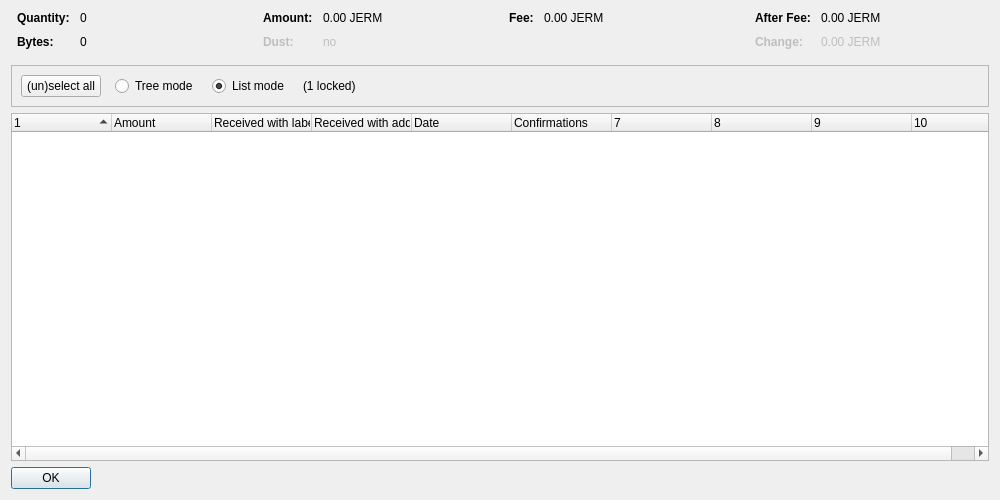
<?xml version="1.0" encoding="UTF-8"?>
<ui version="4.0">
 <class>CoinControlDialog</class>
 <widget class="QDialog" name="CoinControlDialog">
  <property name="geometry">
   <rect>
    <x>0</x>
    <y>0</y>
    <width>1000</width>
    <height>500</height>
   </rect>
  </property>
  <property name="windowTitle">
   <string>Coin Selection</string>
  </property>
  <layout class="QVBoxLayout" name="verticalLayout">
   <item>
    <layout class="QHBoxLayout" name="horizontalLayoutTop" stretch="0,0,0,0">
     <property name="topMargin">
      <number>0</number>
     </property>
     <property name="bottomMargin">
      <number>10</number>
     </property>
     <item>
      <layout class="QFormLayout" name="formLayoutCoinControl1">
       <property name="horizontalSpacing">
        <number>10</number>
       </property>
       <property name="verticalSpacing">
        <number>10</number>
       </property>
       <property name="leftMargin">
        <number>6</number>
       </property>
       <property name="rightMargin">
        <number>6</number>
       </property>
       <item row="0" column="0">
        <widget class="QLabel" name="labelCoinControlQuantityText">
         <property name="font">
          <font>
           <weight>75</weight>
           <bold>true</bold>
          </font>
         </property>
         <property name="text">
          <string>Quantity:</string>
         </property>
        </widget>
       </item>
       <item row="0" column="1">
        <widget class="QLabel" name="labelCoinControlQuantity">
         <property name="cursor">
          <cursorShape>IBeamCursor</cursorShape>
         </property>
         <property name="contextMenuPolicy">
          <enum>Qt::ActionsContextMenu</enum>
         </property>
         <property name="text">
          <string notr="true">0</string>
         </property>
         <property name="textInteractionFlags">
          <set>Qt::LinksAccessibleByMouse|Qt::TextSelectableByKeyboard|Qt::TextSelectableByMouse</set>
         </property>
        </widget>
       </item>
       <item row="1" column="0">
        <widget class="QLabel" name="labelCoinControlBytesText">
         <property name="font">
          <font>
           <weight>75</weight>
           <bold>true</bold>
          </font>
         </property>
         <property name="text">
          <string>Bytes:</string>
         </property>
        </widget>
       </item>
       <item row="1" column="1">
        <widget class="QLabel" name="labelCoinControlBytes">
         <property name="cursor">
          <cursorShape>IBeamCursor</cursorShape>
         </property>
         <property name="contextMenuPolicy">
          <enum>Qt::ActionsContextMenu</enum>
         </property>
         <property name="text">
          <string notr="true">0</string>
         </property>
         <property name="textInteractionFlags">
          <set>Qt::LinksAccessibleByMouse|Qt::TextSelectableByKeyboard|Qt::TextSelectableByMouse</set>
         </property>
        </widget>
       </item>
      </layout>
     </item>
     <item>
      <layout class="QFormLayout" name="formLayoutCoinControl2">
       <property name="horizontalSpacing">
        <number>10</number>
       </property>
       <property name="verticalSpacing">
        <number>10</number>
       </property>
       <property name="leftMargin">
        <number>6</number>
       </property>
       <property name="rightMargin">
        <number>6</number>
       </property>
       <item row="0" column="0">
        <widget class="QLabel" name="labelCoinControlAmountText">
         <property name="font">
          <font>
           <weight>75</weight>
           <bold>true</bold>
          </font>
         </property>
         <property name="text">
          <string>Amount:</string>
         </property>
        </widget>
       </item>
       <item row="0" column="1">
        <widget class="QLabel" name="labelCoinControlAmount">
         <property name="cursor">
          <cursorShape>IBeamCursor</cursorShape>
         </property>
         <property name="contextMenuPolicy">
          <enum>Qt::ActionsContextMenu</enum>
         </property>
         <property name="text">
          <string notr="true">0.00 JERM</string>
         </property>
         <property name="textInteractionFlags">
          <set>Qt::LinksAccessibleByMouse|Qt::TextSelectableByKeyboard|Qt::TextSelectableByMouse</set>
         </property>
        </widget>
       </item>
       <item row="1" column="0">
        <widget class="QLabel" name="labelCoinControlLowOutputText">
         <property name="enabled">
          <bool>false</bool>
         </property>
         <property name="font">
          <font>
           <weight>75</weight>
           <bold>true</bold>
          </font>
         </property>
         <property name="text">
          <string>Dust:</string>
         </property>
        </widget>
       </item>
       <item row="1" column="1">
        <widget class="QLabel" name="labelCoinControlLowOutput">
         <property name="enabled">
          <bool>false</bool>
         </property>
         <property name="cursor">
          <cursorShape>IBeamCursor</cursorShape>
         </property>
         <property name="contextMenuPolicy">
          <enum>Qt::ActionsContextMenu</enum>
         </property>
         <property name="text">
          <string notr="true">no</string>
         </property>
         <property name="textInteractionFlags">
          <set>Qt::LinksAccessibleByMouse|Qt::TextSelectableByKeyboard|Qt::TextSelectableByMouse</set>
         </property>
        </widget>
       </item>
      </layout>
     </item>
     <item>
      <layout class="QFormLayout" name="formLayoutCoinControl3">
       <property name="horizontalSpacing">
        <number>10</number>
       </property>
       <property name="verticalSpacing">
        <number>10</number>
       </property>
       <property name="leftMargin">
        <number>6</number>
       </property>
       <property name="rightMargin">
        <number>6</number>
       </property>
       <item row="0" column="0">
        <widget class="QLabel" name="labelCoinControlFeeText">
         <property name="font">
          <font>
           <weight>75</weight>
           <bold>true</bold>
          </font>
         </property>
         <property name="text">
          <string>Fee:</string>
         </property>
        </widget>
       </item>
       <item row="0" column="1">
        <widget class="QLabel" name="labelCoinControlFee">
         <property name="cursor">
          <cursorShape>IBeamCursor</cursorShape>
         </property>
         <property name="contextMenuPolicy">
          <enum>Qt::ActionsContextMenu</enum>
         </property>
         <property name="text">
          <string notr="true">0.00 JERM</string>
         </property>
         <property name="textInteractionFlags">
          <set>Qt::LinksAccessibleByMouse|Qt::TextSelectableByKeyboard|Qt::TextSelectableByMouse</set>
         </property>
        </widget>
       </item>
      </layout>
     </item>
     <item>
      <layout class="QFormLayout" name="formLayoutCoinControl4">
       <property name="horizontalSpacing">
        <number>10</number>
       </property>
       <property name="verticalSpacing">
        <number>10</number>
       </property>
       <property name="leftMargin">
        <number>6</number>
       </property>
       <property name="rightMargin">
        <number>6</number>
       </property>
       <item row="0" column="0">
        <widget class="QLabel" name="labelCoinControlAfterFeeText">
         <property name="font">
          <font>
           <weight>75</weight>
           <bold>true</bold>
          </font>
         </property>
         <property name="text">
          <string>After Fee:</string>
         </property>
        </widget>
       </item>
       <item row="0" column="1">
        <widget class="QLabel" name="labelCoinControlAfterFee">
         <property name="cursor">
          <cursorShape>IBeamCursor</cursorShape>
         </property>
         <property name="contextMenuPolicy">
          <enum>Qt::ActionsContextMenu</enum>
         </property>
         <property name="text">
          <string notr="true">0.00 JERM</string>
         </property>
         <property name="textInteractionFlags">
          <set>Qt::LinksAccessibleByMouse|Qt::TextSelectableByKeyboard|Qt::TextSelectableByMouse</set>
         </property>
        </widget>
       </item>
       <item row="1" column="0">
        <widget class="QLabel" name="labelCoinControlChangeText">
         <property name="enabled">
          <bool>false</bool>
         </property>
         <property name="font">
          <font>
           <weight>75</weight>
           <bold>true</bold>
          </font>
         </property>
         <property name="text">
          <string>Change:</string>
         </property>
        </widget>
       </item>
       <item row="1" column="1">
        <widget class="QLabel" name="labelCoinControlChange">
         <property name="enabled">
          <bool>false</bool>
         </property>
         <property name="cursor">
          <cursorShape>IBeamCursor</cursorShape>
         </property>
         <property name="contextMenuPolicy">
          <enum>Qt::ActionsContextMenu</enum>
         </property>
         <property name="text">
          <string notr="true">0.00 JERM</string>
         </property>
         <property name="textInteractionFlags">
          <set>Qt::LinksAccessibleByMouse|Qt::TextSelectableByKeyboard|Qt::TextSelectableByMouse</set>
         </property>
        </widget>
       </item>
      </layout>
     </item>
    </layout>
   </item>
   <item>
    <widget class="QFrame" name="frame">
     <property name="minimumSize">
      <size>
       <width>0</width>
       <height>40</height>
      </size>
     </property>
     <property name="frameShape">
      <enum>QFrame::StyledPanel</enum>
     </property>
     <property name="frameShadow">
      <enum>QFrame::Sunken</enum>
     </property>
     <layout class="QHBoxLayout" name="horizontalLayout">
      <item>
       <layout class="QHBoxLayout" name="horizontalLayoutPanel" stretch="0,0,0,0,0">
        <property name="spacing">
         <number>14</number>
        </property>
        <item>
         <widget class="QPushButton" name="pushButtonSelectAll">
          <property name="sizePolicy">
           <sizepolicy hsizetype="Maximum" vsizetype="Fixed">
            <horstretch>0</horstretch>
            <verstretch>0</verstretch>
           </sizepolicy>
          </property>
          <property name="text">
           <string>(un)select all</string>
          </property>
          <property name="autoDefault">
           <bool>false</bool>
          </property>
         </widget>
        </item>
        <item>
         <widget class="QRadioButton" name="radioTreeMode">
          <property name="sizePolicy">
           <sizepolicy hsizetype="Maximum" vsizetype="Fixed">
            <horstretch>0</horstretch>
            <verstretch>0</verstretch>
           </sizepolicy>
          </property>
          <property name="text">
           <string>Tree mode</string>
          </property>
         </widget>
        </item>
        <item>
         <widget class="QRadioButton" name="radioListMode">
          <property name="sizePolicy">
           <sizepolicy hsizetype="Maximum" vsizetype="Fixed">
            <horstretch>0</horstretch>
            <verstretch>0</verstretch>
           </sizepolicy>
          </property>
          <property name="text">
           <string>List mode</string>
          </property>
          <property name="checked">
           <bool>true</bool>
          </property>
         </widget>
        </item>
        <item>
         <widget class="QLabel" name="labelLocked">
          <property name="text">
           <string notr="true">(1 locked)</string>
          </property>
         </widget>
        </item>
        <item>
         <spacer name="horizontalSpacer">
          <property name="orientation">
           <enum>Qt::Horizontal</enum>
          </property>
          <property name="sizeHint" stdset="0">
           <size>
            <width>40</width>
            <height>20</height>
           </size>
          </property>
         </spacer>
        </item>
       </layout>
      </item>
     </layout>
    </widget>
   </item>
   <item>
    <widget class="CoinControlTreeWidget" name="treeWidget">
     <property name="contextMenuPolicy">
      <enum>Qt::CustomContextMenu</enum>
     </property>
     <property name="sortingEnabled">
      <bool>false</bool>
     </property>
     <property name="columnCount">
      <number>10</number>
     </property>
     <attribute name="headerShowSortIndicator" stdset="0">
      <bool>true</bool>
     </attribute>
     <attribute name="headerStretchLastSection">
      <bool>false</bool>
     </attribute>
     <column>
      <property name="text">
       <string/>
      </property>
     </column>
     <column>
      <property name="text">
       <string>Amount</string>
      </property>
     </column>
     <column>
      <property name="text">
       <string>Received with label</string>
      </property>
     </column>
     <column>
      <property name="text">
       <string>Received with address</string>
      </property>
     </column>
     <column>
      <property name="text">
       <string>Date</string>
      </property>
     </column>
     <column>
      <property name="text">
       <string>Confirmations</string>
      </property>
      <property name="toolTip">
       <string>Confirmed</string>
      </property>
     </column>
     <column>
      <property name="text">
       <string/>
      </property>
     </column>
     <column>
      <property name="text">
       <string/>
      </property>
     </column>
     <column>
      <property name="text">
       <string/>
      </property>
     </column>
     <column>
      <property name="text">
       <string/>
      </property>
     </column>
    </widget>
   </item>
   <item>
    <widget class="QDialogButtonBox" name="buttonBox">
     <property name="sizePolicy">
      <sizepolicy hsizetype="Maximum" vsizetype="Fixed">
       <horstretch>0</horstretch>
       <verstretch>0</verstretch>
      </sizepolicy>
     </property>
     <property name="orientation">
      <enum>Qt::Horizontal</enum>
     </property>
     <property name="standardButtons">
      <set>QDialogButtonBox::Ok</set>
     </property>
    </widget>
   </item>
  </layout>
 </widget>
 <customwidgets>
  <customwidget>
   <class>CoinControlTreeWidget</class>
   <extends>QTreeWidget</extends>
   <header>coincontroltreewidget.h</header>
  </customwidget>
 </customwidgets>
 <resources/>
 <connections/>
</ui>
